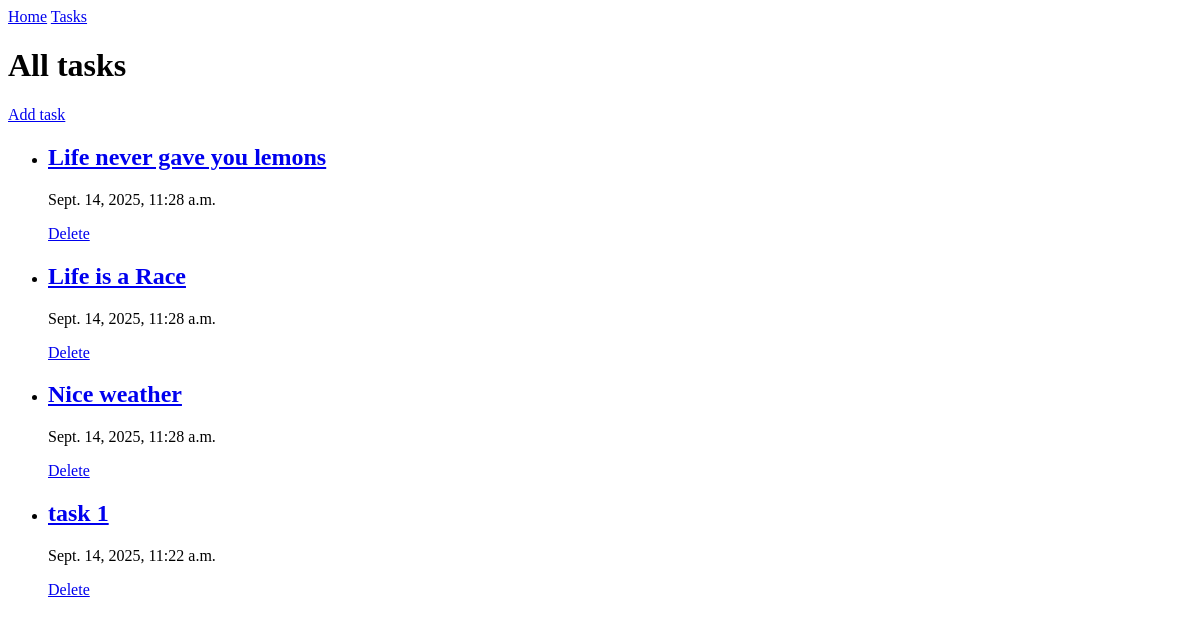
Page /tasks/ on the earlier database version.
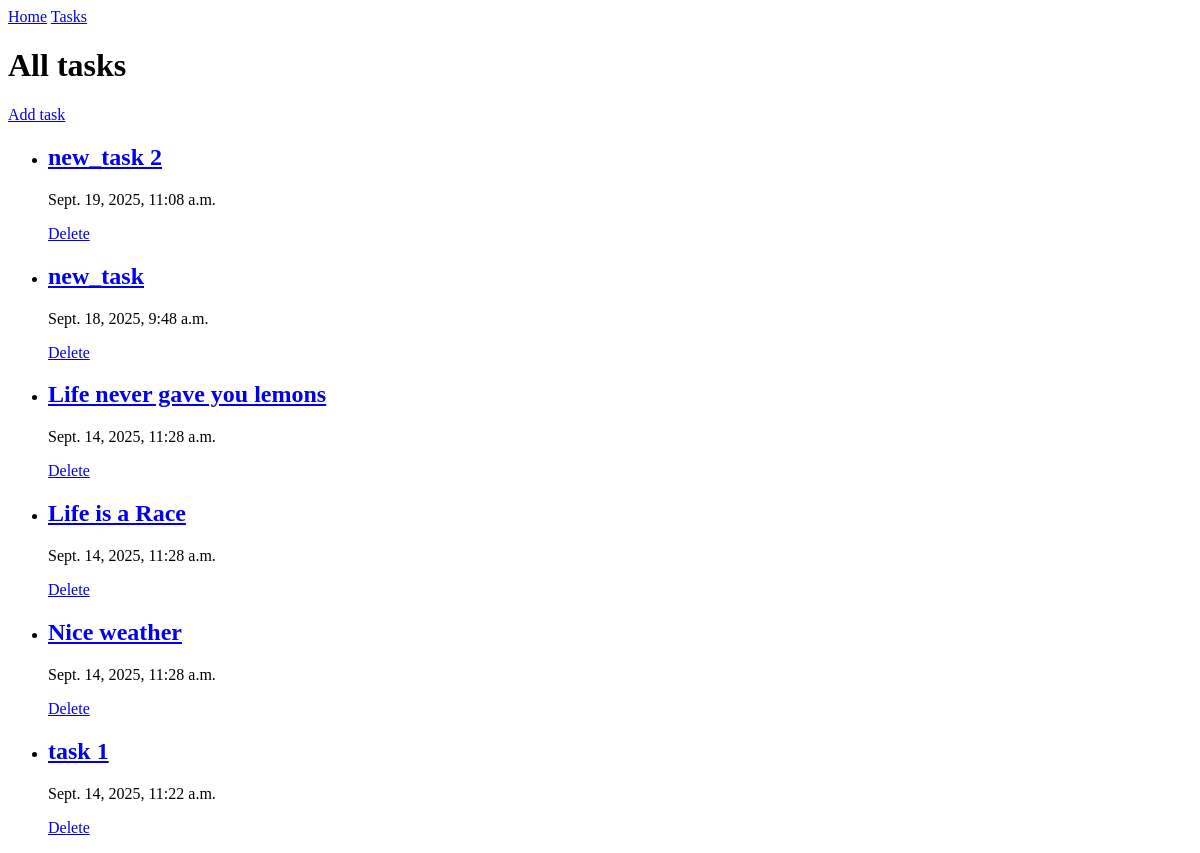
Same page on the later database version.
### todo/models.py (models this page shows, shortened)
class Task(models.Model):
    title = models.CharField(max_length=200)
    created_at = models.DateTimeField(auto_now_add=True)

### todo/views.py (the view)
# urls.py: path('tasks/', tasks, name='tasks'),
def tasks(request):
    data = Task.objects.order_by('-created_at')
    context = {'tasks': data}
    return render(request, 'todo/tasks.html', context)

### todo/templates/todo/tasks.html (shortened to what this page needs)
{% extends 'todo/base.html' %}
{% block content %}
  <h1>All tasks</h1>
  <a href="{% url 'add_task' %}">Add task</a>
  <ul>
    {% for task in tasks %}
      <li>
        <h2>
          <a href="{% url 'single_task' task.id %}">{{ task.title }}
          </a>
        </h2>
        <p>{{ task.created_at }}</p>
        <a href="{% url 'delete_task' task.id %}">
          Delete
        </a>
      </li>
    {% empty %}
      <li>No tasks</li>
    {% endfor %}
  </ul>
{% endblock %}

### todo/templates/todo/base.html (shortened to what this page needs)
<!DOCTYPE html>
<html lang="en">
<head>
</head>
<body>
    <a href="{% url 'index' %}">Home</a>
    <a href="{% url 'tasks' %}">Tasks</a>
    {% block content %}{% endblock %}
</body>
</html>

Differences in the rows shown:
added Task: title "new_task 2", created_at "Sept. 19, 2025, 11:08 a.m."
added Task: title "new_task", created_at "Sept. 18, 2025, 9:48 a.m."
